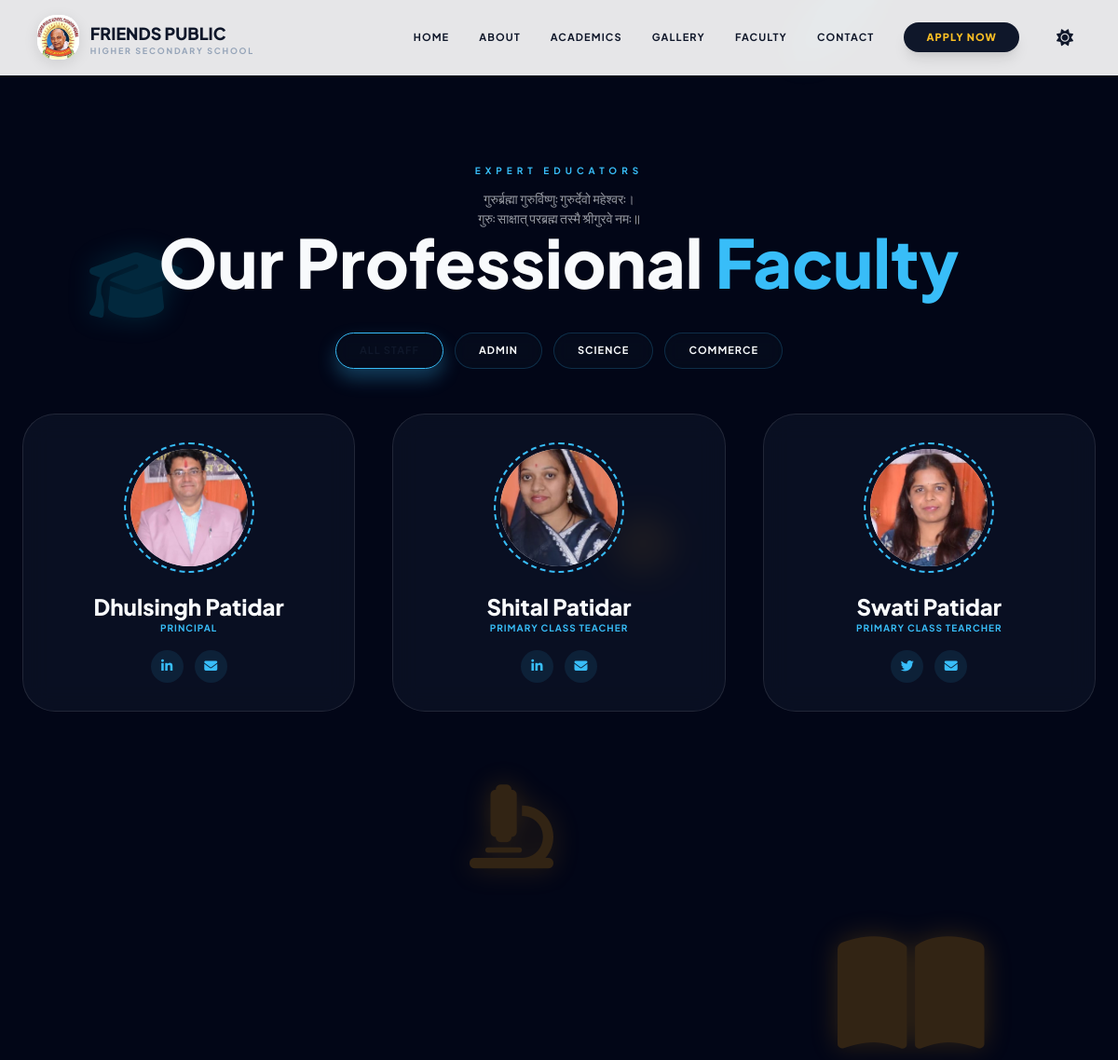
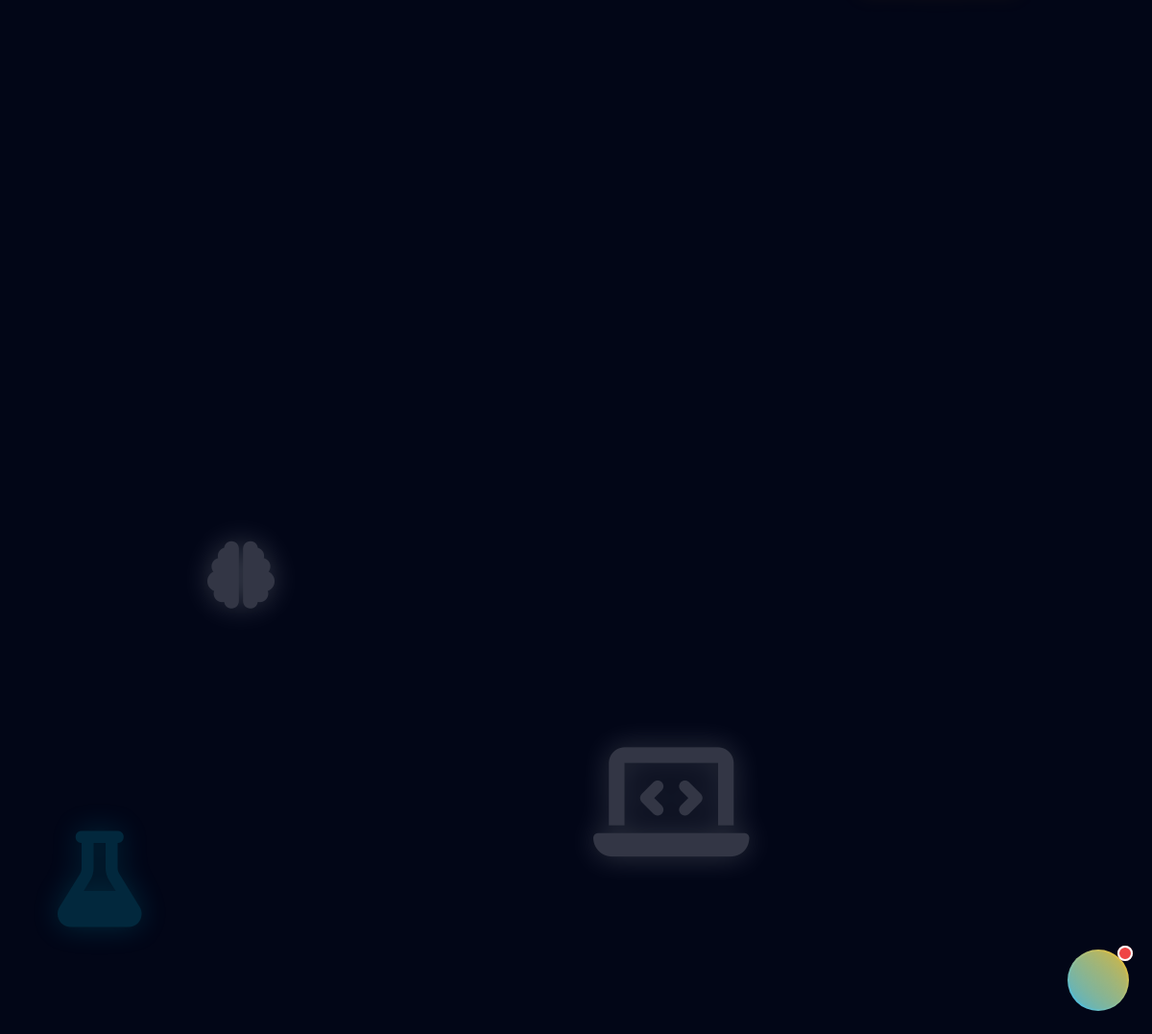
Screenshot of /faculty with the database file from the repository (2 pictures, top to bottom).
### tables this page shows
CREATE TABLE faculty (
                id INTEGER PRIMARY KEY AUTOINCREMENT,
                name TEXT NOT NULL,
                category TEXT NOT NULL,
                title TEXT NOT NULL,
                image_filename TEXT NOT NULL,
                created_at TEXT NOT NULL DEFAULT (datetime('now'))
            );

### app.py (the view, shortened to what this page needs)
    @app.route("/faculty")
    def faculty():
        rows = fetch_all(
            """
            SELECT id, name, category, title, image_filename
            FROM faculty
            ORDER BY category ASC, id DESC
            """
        )
        faculty_list = []
        for r in rows:
            faculty_list.append(
                {
                    "id": r["id"],
                    "name": r["name"],
                    "category": r["category"],
                    "title": r["title"],
                    "image_url": url_for("static", filename=f"images/uploads/{r['image_filename']}"),
                }
            )
        return render_template("faculty.html", body_class="dark-theme", faculty_list=faculty_list)

### templates/faculty.html (shortened to what this page needs)
{% extends 'base.html' %}
{% block content %}
<div class="relative min-h-screen overflow-hidden transition-colors duration-500">
  <div class="edu-container">
    <i class="fas fa-graduation-cap edu-icon color-blue edu-1"></i>
    <i class="fas fa-book-open edu-icon color-yellow edu-2"></i>
    <i class="fas fa-brain edu-icon color-grey edu-3"></i>
    <i class="fas fa-microscope edu-icon color-yellow edu-5"></i>
    <i class="fas fa-laptop-code edu-icon color-grey edu-6"></i>
    <i class="fas fa-flask edu-icon color-blue edu-7"></i>
    <i class="fas fa-globe edu-icon color-yellow edu-8"></i>
  </div>
  <div class="relative z-10 w-full h-full">
    <header class="pt-44 pb-12 text-center">
      <span class="text-[#38bdf8] font-bold tracking-[0.5em] text-[10px] uppercase mb-3 block reveal">Expert
        Educators</span>
      <span class="text-sm opacity-60 group-hover:opacity-100">गुरुर्ब्रह्मा गुरुर्विष्णुः गुरुर्देवो महेश्वरः। <br>
        गुरुः साक्षात् परब्रह्म तस्मै श्रीगुरवे नमः॥</span>
      <h1 class="text-5xl md:text-7xl font-black mb-8 reveal">
        Our Professional <span class="text-[#38bdf8]">Faculty</span>
      </h1>
      <div class="flex flex-wrap justify-center gap-3 mt-10 reveal relative z-20">
        <button class="filter-btn active" onclick="applyFilter('all', this)">ALL STAFF</button>
        <button class="filter-btn" onclick="applyFilter('admin', this)">ADMIN</button>
        <button class="filter-btn" onclick="applyFilter('science', this)">SCIENCE</button>
        <button class="filter-btn" onclick="applyFilter('commerce', this)">COMMERCE</button>
      </div>
    </header>
    <section class="max-w-7xl mx-auto px-6 pb-40 grid grid-cols-1 md:grid-cols-2 lg:grid-cols-3 gap-10 relative z-20"
      id="faculty-grid">
      {% for f in faculty_list %}
      <div class="faculty-item {{ f.category }} reveal">
        <div class="faculty-card">
          <div class="img-box">
            <img src="{{ f.image_url }}" alt="{{ f.name }}" />
          </div>
          <h3 class="text-2xl font-black">{{ f.name }}</h3>
          <p class="text-[#38bdf8] font-bold text-[10px] tracking-widest uppercase mb-4">{{ f.title }}</p>
          <div class="social-icons flex justify-center gap-3">
            {% if f.category == 'science' %}
            <a href="#"><i class="fab fa-twitter"></i></a>
            {% else %}
            <a href="#"><i class="fab fa-linkedin-in"></i></a>
            {% endif %}
            <a href="#"><i class="fas fa-envelope"></i></a>
          </div>
        </div>
      </div>
      {% endfor %}
    </section>
  </div>
</div>
{% endblock %}

### templates/faculty.html (style rules this page uses)
:root { --primary: #0f172a; --accent: #38bdf8; --bg-body: #f8fafc; --card-bg: rgba(255, 255, 255, 0.7); --text-main: #0f172a; }
body.dark-theme, html.dark { --bg-body: #020617; --card-bg: rgba(15, 23, 42, 0.6); --text-main: #f8fafc; }
body { font-family: 'Plus Jakarta Sans', sans-serif; background-color: var(--bg-body); color: var(--text-main); transition: 0.5s; font-size: 14px; }
.edu-container { position: absolute; inset: 0; z-index: 0; overflow: hidden; pointer-events: none; background: var(--bg-body); transition: background 0.5s; }
.edu-icon { position: absolute; opacity: 0.1; will-change: transform, opacity; }
body.dark-theme .edu-icon, html.dark .edu-icon { opacity: 0.2; filter: drop-shadow(0 0 15px currentColor); }
.color-blue { color: #38bdf8; }
.color-yellow { color: #fbbf24; }
.color-grey { color: #94a3b8; }
body.dark-theme .color-blue, html.dark .color-blue { color: #06b6d4; }
body.dark-theme .color-yellow, html.dark .color-yellow { color: #f59e0b; }
body.dark-theme .color-grey, html.dark .color-grey { color: #f8fafc; }
.edu-1 { font-size: 80px; top: 12%; left: 8%; animation: eduFloat 22s infinite ease-in-out; }
.edu-2 { font-size: 140px; top: 45%; right: 12%; animation: eduFloatReverse 28s infinite ease-in-out; }
.edu-3 { font-size: 70px; bottom: 20%; left: 18%; animation: eduFloat 25s infinite ease-in-out; }
.edu-5 { font-size: 90px; top: 38%; left: 42%; animation: eduFloat 20s infinite ease-in-out; }
.edu-6 { font-size: 130px; bottom: 8%; right: 35%; animation: eduFloatReverse 26s infinite ease-in-out; }
.edu-7 { font-size: 100px; bottom: 5%; left: 5%; animation: eduFloat 24s infinite ease-in-out; }
.edu-8 { font-size: 60px; top: 25%; right: 40%; animation: eduFloatReverse 18s infinite ease-in-out; }
.faculty-card { background: var(--card-bg); backdrop-filter: blur(14px); border-radius: 35px; padding: 30px; transition: all 0.5s cubic-bezier(0.23, 1, 0.32, 1); border: 1px solid rgba(56, 189, 248, 0.1); text-align: center; height: 100%; }
body.dark-theme .faculty-card, html.dark .faculty-card { border-color: rgba(255, 255, 255, 0.1); }
.img-box { width: 140px; height: 140px; margin: 0 auto 20px; border-radius: 50%; padding: 5px; border: 2px dashed var(--accent); transition: 0.5s; }
.img-box img { width: 100%; height: 100%; border-radius: 50%; object-fit: cover; background: #e2e8f0; }
.filter-btn { padding: 10px 25px; border-radius: 50px; font-weight: 700; font-size: 11px; letter-spacing: 1px; transition: 0.3s; color: var(--text-main); border: 1px solid rgba(56, 189, 248, 0.2); background: rgba(255, 255, 255, 0.1); backdrop-filter: blur(8px); }
body.dark-theme .filter-btn, html.dark .filter-btn { background: rgba(15, 23, 42, 0.3); }
.filter-btn.active { background: var(--accent); color: #0f172a; box-shadow: 0 10px 20px rgba(56, 189, 248, 0.3); border-color: var(--accent); }
.social-icons a { width: 35px; height: 35px; display: inline-flex; align-items: center; justify-content: center; border-radius: 50%; background: rgba(56, 189, 248, 0.1); color: var(--accent); transition: 0.3s; }
.reveal { visibility: hidden; }

### rows the page displays
faculty: shows a picture, name "Dhulsingh Patidar", title "PRINCIPAL"
faculty: shows a picture, name "Shital Patidar", title "PRIMARY CLASS TEACHER"
faculty: shows a picture, name "Swati Patidar", title "PRIMARY CLASS TEARCHER", category "science" (drawn)
